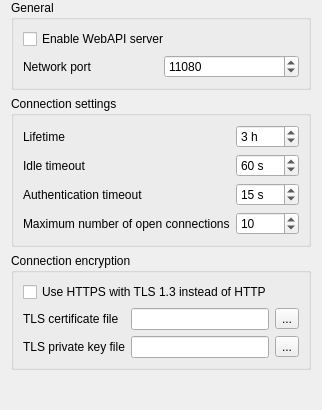
<?xml version="1.0" encoding="UTF-8"?>
<ui version="4.0">
 <class>WebApiConfigurationPage</class>
 <widget class="QWidget" name="WebApiConfigurationPage">
  <property name="windowTitle">
   <string>Web API</string>
  </property>
  <property name="windowIcon">
   <iconset resource="../../configurator/resources/configurator.qrc">
    <normaloff>:/configurator/style/icons/fa_brands_dev.svg</normaloff>:/configurator/style/icons/fa_brands_dev.svg</iconset>
  </property>
  <layout class="QVBoxLayout" name="verticalLayout">
   <property name="topMargin">
    <number>0</number>
   </property>
   <property name="bottomMargin">
    <number>0</number>
   </property>
   <item>
    <widget class="QGroupBox" name="groupBox">
     <property name="title">
      <string>General</string>
     </property>
     <layout class="QGridLayout" name="gridLayout" columnstretch="0,0">
      <item row="1" column="0">
       <widget class="QLabel" name="label">
        <property name="text">
         <string>Network port</string>
        </property>
       </widget>
      </item>
      <item row="0" column="0" colspan="2">
       <widget class="QCheckBox" name="httpServerEnabled">
        <property name="text">
         <string>Enable WebAPI server</string>
        </property>
       </widget>
      </item>
      <item row="1" column="1">
       <widget class="QSpinBox" name="httpServerPort">
        <property name="minimum">
         <number>1</number>
        </property>
        <property name="maximum">
         <number>65535</number>
        </property>
        <property name="singleStep">
         <number>10</number>
        </property>
        <property name="value">
         <number>11080</number>
        </property>
       </widget>
      </item>
     </layout>
    </widget>
   </item>
   <item>
    <widget class="QGroupBox" name="groupBox_2">
     <property name="title">
      <string>Connection settings</string>
     </property>
     <layout class="QGridLayout" name="gridLayout_2" columnstretch="0,0">
      <item row="0" column="0">
       <widget class="QLabel" name="label_4">
        <property name="text">
         <string>Lifetime</string>
        </property>
       </widget>
      </item>
      <item row="0" column="1">
       <widget class="QSpinBox" name="connectionLifetime">
        <property name="suffix">
         <string> h</string>
        </property>
        <property name="minimum">
         <number>1</number>
        </property>
        <property name="maximum">
         <number>24</number>
        </property>
        <property name="singleStep">
         <number>1</number>
        </property>
        <property name="value">
         <number>3</number>
        </property>
        <property name="displayIntegerBase">
         <number>10</number>
        </property>
       </widget>
      </item>
      <item row="1" column="1">
       <widget class="QSpinBox" name="connectionIdleTimeout">
        <property name="suffix">
         <string> s</string>
        </property>
        <property name="minimum">
         <number>10</number>
        </property>
        <property name="maximum">
         <number>3600</number>
        </property>
        <property name="singleStep">
         <number>10</number>
        </property>
        <property name="value">
         <number>60</number>
        </property>
       </widget>
      </item>
      <item row="1" column="0">
       <widget class="QLabel" name="label_2">
        <property name="text">
         <string>Idle timeout</string>
        </property>
       </widget>
      </item>
      <item row="2" column="1">
       <widget class="QSpinBox" name="connectionAuthenticationTimeout">
        <property name="suffix">
         <string> s</string>
        </property>
        <property name="minimum">
         <number>10</number>
        </property>
        <property name="maximum">
         <number>3600</number>
        </property>
        <property name="singleStep">
         <number>10</number>
        </property>
        <property name="value">
         <number>15</number>
        </property>
       </widget>
      </item>
      <item row="2" column="0">
       <widget class="QLabel" name="label_3">
        <property name="text">
         <string>Authentication timeout</string>
        </property>
       </widget>
      </item>
      <item row="3" column="0">
       <widget class="QLabel" name="label_7">
        <property name="text">
         <string>Maximum number of open connections</string>
        </property>
       </widget>
      </item>
      <item row="3" column="1">
       <widget class="QSpinBox" name="connectionLimit">
        <property name="minimum">
         <number>1</number>
        </property>
        <property name="maximum">
         <number>1000</number>
        </property>
        <property name="singleStep">
         <number>10</number>
        </property>
        <property name="value">
         <number>10</number>
        </property>
       </widget>
      </item>
     </layout>
    </widget>
   </item>
   <item>
    <widget class="QGroupBox" name="groupBox_3">
     <property name="title">
      <string>Connection encryption</string>
     </property>
     <layout class="QGridLayout" name="gridLayout_3" columnstretch="0,0,0">
      <item row="1" column="1">
       <widget class="QLineEdit" name="tlsCertificateFile"/>
      </item>
      <item row="2" column="1">
       <widget class="QLineEdit" name="tlsPrivateKeyFile"/>
      </item>
      <item row="1" column="0">
       <widget class="QLabel" name="label_6">
        <property name="text">
         <string>TLS certificate file</string>
        </property>
       </widget>
      </item>
      <item row="2" column="0">
       <widget class="QLabel" name="label_5">
        <property name="text">
         <string>TLS private key file</string>
        </property>
       </widget>
      </item>
      <item row="1" column="2">
       <widget class="QToolButton" name="browseTlsCertificateFile">
        <property name="text">
         <string>...</string>
        </property>
        <property name="icon">
         <iconset resource="../../core/resources/core.qrc">
           <normaloff>:/configurator/style/icons/file_open.svg</normaloff>:/configurator/style/icons/file_open.svg</iconset>
        </property>
       </widget>
      </item>
      <item row="2" column="2">
       <widget class="QToolButton" name="browseTlsPrivateKeyFile">
        <property name="text">
         <string>...</string>
        </property>
        <property name="icon">
         <iconset resource="../../core/resources/core.qrc">
           <normaloff>:/configurator/style/icons/file_open.svg</normaloff>:/configurator/style/icons/file_open.svg</iconset>
        </property>
       </widget>
      </item>
      <item row="0" column="0" colspan="3">
       <widget class="QCheckBox" name="httpsEnabled">
        <property name="text">
         <string>Use HTTPS with TLS 1.3 instead of HTTP</string>
        </property>
       </widget>
      </item>
     </layout>
    </widget>
   </item>
   <item>
    <spacer name="verticalSpacer">
     <property name="orientation">
      <enum>Qt::Vertical</enum>
     </property>
     <property name="sizeHint" stdset="0">
      <size>
       <width>20</width>
       <height>40</height>
      </size>
     </property>
    </spacer>
   </item>
  </layout>
 </widget>
 <resources>
  <include location="../../configurator/resources/configurator.qrc"/>
  <include location="../../core/resources/core.qrc"/>
  <include location="webapi.qrc"/>
 </resources>
 <connections/>
</ui>
